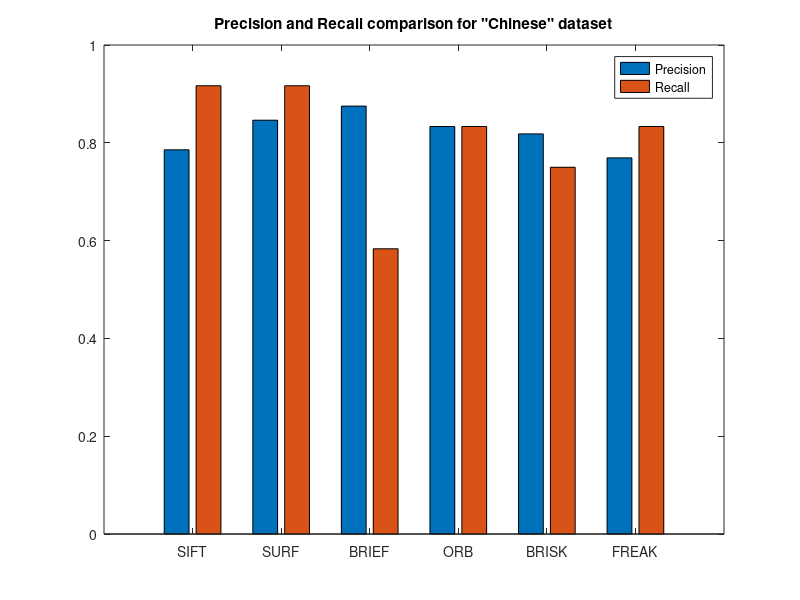
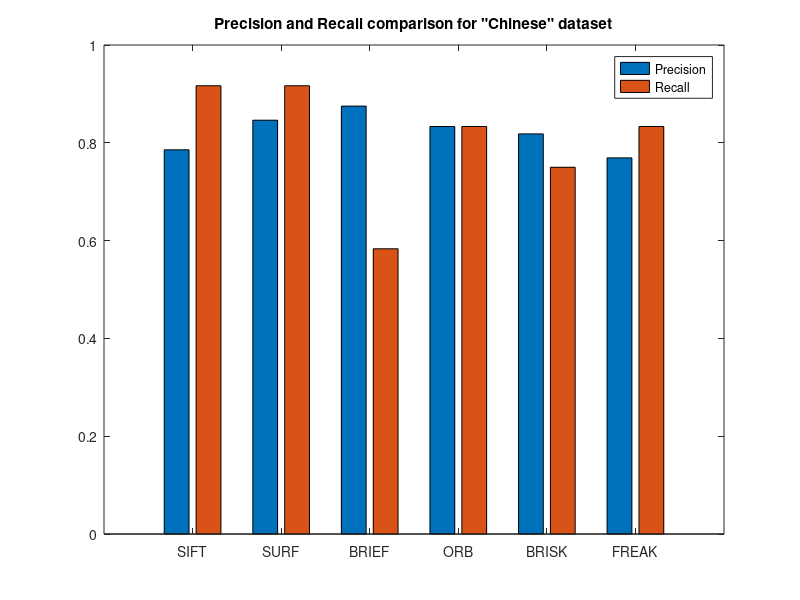

These charts were generated, in order, by the following MATLAB code:
%%%%------------- Precision + Recall (Dutch)-----------------%
% prices = [0.7692 0.833;
% 0.7857 0.9167;
% 0.6667 0.5;
% 0.9 0.75;
% 0.6429 0.75;
% 0.6667 0.7273];
% 
% bar(prices)
% set(gca,'xticklabel',{'SIFT','SURF','BRIEF', 'ORB','BRISK','FREAK'});
% title('Precision and Recall comparison for "Dutch" dataset');
% legend('Precision','Recall');
% 
% saveas(gcf,'precision_recall_Dutch.png')
% saveas(gcf,'precision_recall_Dutch','epsc');

%%%%------------- Precision + Recall (Chinese)-----------------%

prices = [0.7857	0.9167;
0.8462	0.9167;
0.875	0.5833;
0.8333	0.8333;
0.8182	0.75;
0.7692	0.8333];

bar(prices)
set(gca,'xticklabel',{'SIFT','SURF','BRIEF', 'ORB','BRISK','FREAK'});
title('Precision and Recall comparison for "Chinese" dataset');
legend('Precision','Recall');

saveas(gcf,'precision_recall_Chinese.png')
saveas(gcf,'precision_recall_Chinese','epsc');



